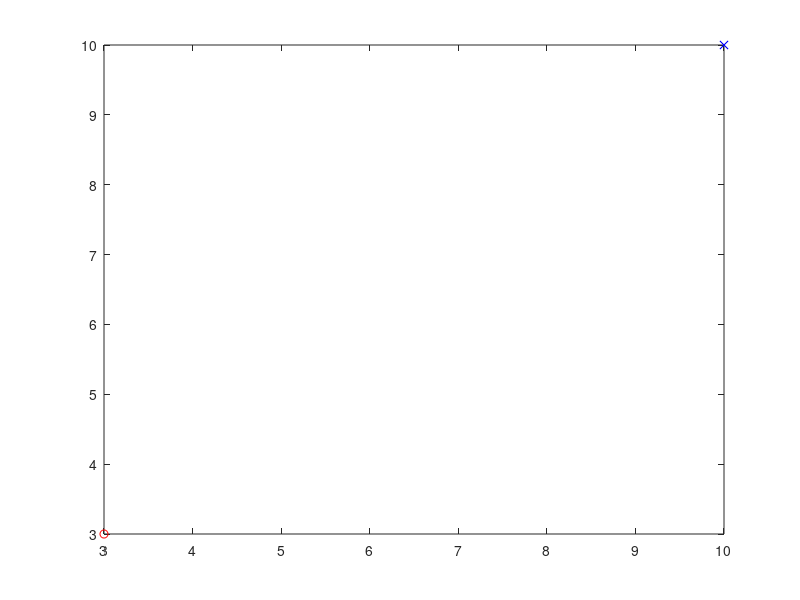

Here is the MATLAB script that generated this plot: (Note: this script raises an error after producing the figure.)
%-----------This file aims to use sliding mode control law to get the 
%-----------input of the second-integrator form state function, i.e.,
%-----------dx1 = x2;
%-----------dx2 = u
%% initialization
clear;
clc;
close all;
target = [10 10];
obs = [3 3;
    8 6];
obs_r = 0.3;
reactR = 1.2;
buffer_r = 1.5;

p1 = plot(target(1), target(2),  'bx');
hold on;
p2 = plot(obs(1, 1), obs(1, 2),  'ro');
hold on;
circle(obs(1, :), obs_r,  'r');
hold on;
circle(obs(1, :), reactR,  'k');
hold on;
p3 = plot(obs(2, 1), obs(2, 2),  'ro');
hold on;
circle(obs(2, :), obs_r,  'r');
hold on;
circle(obs(2, :), reactR,  'k');
hold on;

% Initial Conditions
x = [0 0;
    0 0;
    6 0.5;
    0 0;
    3 5;
    0 0];
x1_1 = x(1, :);
x1_2 = x(2, :);
x2_1 = x(3, :);
x2_2 = x(4, :);
x3_1 = x(5, :);
x3_2 = x(6, :);
pos = [x1_1; x2_1; x3_1];
k = convhull(pos);
plot(pos(k ,1), pos(k, 2), 'b');
hold on;
% Formation shape that agents are going to follow
F = [2, 0;
    0, 2];

e1 = zeros(1, 2);
e2 = zeros(1, 2);
e3 = zeros(1, 2);
de1 = zeros(1, 2);
de2 = zeros(1, 2);
de3 = zeros(1, 2);
u1 = zeros(1, 2);
u2 = zeros(1, 2);
u3 = zeros(1, 2);
vel1 = zeros(1, 2);
vel2 = zeros(1, 2);
vel3 = zeros(1, 2);

center = zeros(1, 3);
dis_to_tar = norm(x1_1 - target);

%% main code
% sample time
dt = 0.1;
i = 1;
% LQR control parameters
m = 2;
% mass of the vehicle
xite1 = 0.5;
xite2 = 6;
k1 = 1;
k2 = 12;
epc = 1;
c = 2;
while dis_to_tar > 0.1
    dis_to_tar = norm(x1_1 - target);
    [dis_to_obc, inx1] = min([norm(x1_1 - obs(1, :)); norm(x1_1 - obs(2, :))]);
    [dis_to_obc2, inx2] = min([norm(x2_1 - obs(1, :)); norm(x2_1 - obs(2, :))]);
    [dis_to_obc3, inx3] = min([norm(x3_1 - obs(1, :)); norm(x3_1 - obs(2, :))]);

    %% control inputs    
        
    x2d = x1_1 + F(1, :);
    e2(i, :) = x2_1 - x2d;
    de2(i, :) = x2_2 - x1_2;
    s2 = c * e2(i, :) + de2(i, :);

    x3d = x1_1 + F(2, :);
    e3(i, :) = x3_1 - x3d;
    de3(i, :) = x3_2 - x1_2;
    s3 = c * e3(i, :) + de3(i, :);

    e1(i, :) = x1_1 - target;
    de1(i, :) = x1_2;
    s1 = c * e1(i, :) + de1(i, :);

    % control input of agent 1
    % sliding mode control
    temp1 = -k1 * s1 - xite1 * tanh(s1) - x1_2;
    if dis_to_obc < reactR
        direction = rotate_force(x1_1, x1_2, obs(inx1, :));
        v1 = temp1;
        g = epc * norm(v1);
        v2 = -g * direction * ((1 / (dis_to_obc - obs_r)) - (1 / (reactR - obs_r)));
        u1(i, :) = v1 + v2;
    else
        u1(i, :) = temp1;
    end

    % control input of agent2 and agent3
    % sliding mode control variable
    temp2 = -k2 * s2 - xite2 * tanh(s2) + x1_2 - x2_2 + u1(i, :);
    if dis_to_obc2 < reactR
        direction = rotate_force(x2_1, x2_2, obs(inx2, :));
        v1 = temp2;
        g = epc * norm(v1);
        v2 = -g * direction * ((1 / (dis_to_obc2 - obs_r)) - (1 / (reactR - obs_r)));
        u2(i, :) = v1 + v2;
    else
        u2(i, :) = temp2;
    end

    temp3 = -k2 * s3 - xite2 * tanh(s3) + x1_2 - x3_2 + u1(i, :);
    if dis_to_obc3 < reactR
        direction = rotate_force(x3_1, x3_2, obs(inx3, :));
        v1 = temp3;
        g = epc * norm(v1);
        v2 = -g * direction * ((1 / (dis_to_obc3 - obs_r)) - (1 / (reactR - obs_r)));
        u3(i, :) = v1 + v2;
    else
        u3(i, :) = temp3;
    end


    % set input force limit
    u1(i, :) = saturation_input(u1(i, :));
    u2(i, :) = saturation_input(u2(i, :));
    u3(i, :) = saturation_input(u3(i, :));
    %% update states
    x1_1 = x1_1 + dt * x1_2;
    x1_2 = x1_2 + dt * u1(i, :);

    x2_1 = x2_1 + dt * x2_2;
    x2_2 = x2_2 + dt * u2(i, :);

    x3_1 = x3_1 + dt * x3_2;
    x3_2 = x3_2 + dt * u3(i, :);
    x1_2 = saturation(x1_2);
    x2_2 = saturation(x2_2);
    x3_2 = saturation(x3_2);

    vel1(i, :) = x1_2;
    vel2(i, :) = x2_2;
    vel3(i, :) = x3_2;
    
    pos = [x1_1; x2_1; x3_1];
    center(i, :) = [(i - 1) * dt, sum(pos) / 3.0];

    %% dynamic plot
    p4 = plot(x1_1(1), x1_1(2),  'r.');
    hold on;
    p5 = plot(x2_1(1), x2_1(2),  'g.');
    hold on;
    p6 = plot(x3_1(1), x3_1(2),  'b.');
    hold on;
    if mod(i, 50) == 0
        % draw the formation
        k = convhull(pos);
        plot(pos(k ,1), pos(k, 2), 'b');
        hold on;
    end
    pause(0.00001);
    i = i + 1;
end
% csvwrite('F:\Documents\graduationProject\project\UAV\track2\target1.csv', center);
%% plot
pos = [x1_1; x2_1; x3_1];
k = convhull(pos);
plot(pos(k ,1), pos(k, 2), 'b');
hold on;

t = center(:, 1);
grid on;
xlabel('x(m)');
ylabel('y(m)');
title('Trajectories of 3 agents');
legend([p1 p2 p3 p4 p5 p6], {'Target',  'Obstacle1',  'obstacle2' 'Leader',  'Follower1',  'Follower2'},  'Location',  'northwest');
figure(2);
plot(t, e1(:, 1),  'r',  'Linewidth', 2);
hold on;
plot(t, e2(:, 1),  'g',  'Linewidth', 2);
hold on;
plot(t, e3(:, 2),  'b',  'Linewidth', 2);
grid on;
xlabel('Time(sec)');
ylabel('Tracking error(m)');
title('Tracking errors along x-axis');
legend('Leader',  'Follower1',  'Follower2',  'Location',  'northeast');
figure(3);
plot(t, u1(:, 1),  'r',  'Linewidth', 1);
hold on;
plot(t, u1(:, 2),  'r--',  'Linewidth', 1);
hold on;
plot(t, u2(:, 1),  'g',  'Linewidth', 1);
hold on;
plot(t, u2(:, 2),  'g--',  'Linewidth', 1);
hold on;
plot(t, u3(:, 1),  'b',  'Linewidth', 1);
hold on;
plot(t, u3(:, 2),  'b--',  'Linewidth', 1);
hold on;
grid on;
xlabel('Time(sec)');
ylabel('Control input(N)');
title('Control inputs');
legend('Leader x',  'Leader y',  'Follower1 x',  'Follower1 y',  'Follower2 x',  'Follower2 y',  'Location',  'northeast');
figure(4);
plot(e2(:, 1), de2(:, 1),  'g', 'Linewidth', 1.5);
hold on;
plot(e3(:, 1), de3(:, 1),  'b',  'Linewidth', 1.5);
hold on;
fimplicit(@(x, y) c * x + y,  'k',  'Linewidth', 1.5);
grid on;
xlabel('e');
ylabel('de');
title('Sliding mode');
legend('Follower1',  'Follower2',  's = 0');
figure(5);
plot(t, vel1(:, 1),  'r',  'Linewidth', 1.5);
hold on;
plot(t, vel2(:, 1),  'g',  'Linewidth', 1.5);
hold on;
plot(t, vel3(:, 1),  'b',  'Linewidth', 1.5);
hold on;
grid on;
xlabel('Time(sec)');
ylabel('speed(m/s)');
title('Velocity');
legend('Leader',  'Follower1',  'Follower2');


%% functions
function f = rotate_force(pos, vel, obc)
    x = pos(1);
    y = pos(2);
    vel_x = vel(1);
    vel_y = vel(2);
    x0 = obc(1);
    y0 = obc(2);

    psi = atan2(vel_y, vel_x);
    chi = atan2(y0 - y, x0 - x);

    if (mod(psi - chi, 2 * pi) <= pi)
        fxkrc = y - y0;
        fykrc = -x - x0;
        fxkr = fxkrc;
        fykr = fykrc;
    else
        fxkrcc = -y - y0;
        fykrcc = x - x0;
        fxkr = fxkrcc;
        fykr = fykrcc;
    end

    f = [fxkr, fykr];
    f = f / norm(f);
end

function u = saturation(x)
    maximum = 0.5;

    if norm(x) > maximum
        u = maximum * x / norm(x);
    else
        u = x;
    end

end

function u = saturation_input(x)
    maximum = 8;

    if norm(x) > maximum
        u = maximum * x / norm(x);
    else
        u = x;
    end

end
function circle(c, r, color)
    x = c(1) - r;
    y = c(2) - r;
    w = 2 * r;
    h = 2 * r;
    rectangle('position',[x, y, w, h],'curvature',[1,1],'edgecolor',color);
end